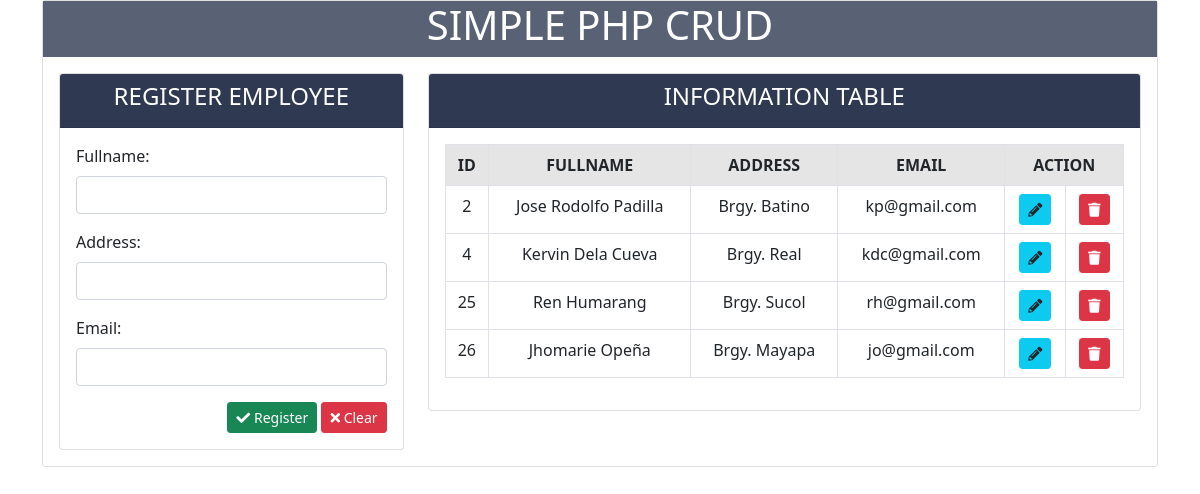
The page / on the database its author committed.
### tables this page shows
CREATE TABLE `info_tbl` (
  `id` int(11) NOT NULL,
  `info_fname` varchar(255) NOT NULL,
  `info_address` varchar(255) NOT NULL,
  `info_email` varchar(255) NOT NULL
);

### index.php (the view, shortened to what this page needs)
<!DOCTYPE html>
<html lang="en">
<head>
  <link href="https://cdn.jsdelivr.net/npm/bootstrap@5.0.2/dist/css/bootstrap.min.css" rel="stylesheet">
  <link rel="stylesheet" href="https://cdnjs.cloudflare.com/ajax/libs/font-awesome/5.14.0/css/all.min.css" />
</head>
<body>
  <section>
    <div class="container">
      <div class="card">
        <header class="text-center text-white" style="background-color: #596275;">
          <h1>SIMPLE PHP CRUD </h1>
        </header>
        <div class="card-body">
          <div class="row">
            <div class="col-md-4 col-sm-12">
              <div class="card">
                <div class="card-header text-white text-center" style="background-color: #303952;">
                  <h4>REGISTER EMPLOYEE</h4>
                </div>
                <div class="card-body">
                  <form id="add-form" action="" method="POST">
                    <div class="form-group mb-3">
                      <label for="" class="form-label">Fullname:</label>
                      <input type="text" name="fname" class="form-control inputField" id="fullname">
                    </div>
                    <div class="form-group mb-3">
                      <label for="" class="form-label">Address:</label>
                      <input type="text" name="address" class="form-control inputField" id="position">
                    </div>
                    <div class="form-group mb-3">
                      <label for="" class="form-label">Email:</label>
                      <input type="email" name="email" class="form-control inputField" id="position">
                    </div>
                    <div class="float-end">
                      <button type="submit" name="btn-save" class="btn btn-sm btn-success">
                        <i class="fas fa-check"></i> Register
                      </button>
                      <button class="btn btn-sm btn-danger" onclick="document.getElementById('add-form').reset()">
                      <i class="fas fa-times"></i> Clear
                      </button>
                    </div>
                  </form>
                </div>
              </div>
            </div>
            <div class="col-md-8 col-sm-12">
              <div class="card">
                <div class="card-header text-white text-center" style="background-color: #303952;">
                  <h4>INFORMATION TABLE</h4>
                </div>
                <div class="card-body">
                  <div class="table-responsive" style="max-height: 289px">
                    <table class="table table-bordered ">
                      <thead class="table-active">
                        <tr class="text-uppercase text-center">
                          <th>id</th>
                          <th>Fullname</th>
                          <th>Address</th>
                          <th>Email</th>
                          <th colspan="2">Action</th>
                        </tr>
                      </thead>
                      <tbody >
                        <?php
                          include 'connection.php';
                          $query = "SELECT * FROM info_tbl";
                          $query_run = mysqli_query($conn, $query);
                          if(mysqli_fetch_array($query_run) > 0)
                          {
                            foreach($query_run as $row) :
                            ?>
                            <tr class="text-center overflow-auto">
                              <td><?= $row['id']?></td>
                              <td><?= $row['info_fname']?></td>
                              <td><?= $row['info_address']?></td>
                              <td><?= $row['info_email']?></td>
                              <td>
                                  <button
                                    type="submit"
                                    name="btn-update"
                                    class="btn btn-sm btn-info text-dark"
                                    data-bs-toggle="modal"
                                    data-bs-target="#modalUpdate<?php echo $row['id']?>">
                                  <i class="fas fa-pencil-alt"></i>
                                  </button>
                              </td>
                              <td>
                                  <button
                                    type="submit"
                                    name="btn-delete1"
                                    class="btn btn-sm btn-danger text-white"
                                    data-bs-toggle="modal"
                                    data-bs-target="#modalDelete<?php echo $row['id']?>">
                                    <i class="fas fa-trash"></i>
                                  </button>
                              </td>
                            </tr>
                            <?php
                            endforeach;
                          }
                        ?>
                      </tbody>
                    </table>
                  </div>
                </div>
              </div>
            </div>
          </div>
        </div>
      </div>
    </div>
  </section>
</body>
</html>

### rows shown on the page
info_tbl: id "2", info_fname "Jose Rodolfo Padilla", info_address "Brgy. Batino", info_email "kp@gmail.com"
info_tbl: id "4", info_fname "Kervin Dela Cueva", info_address "Brgy. Real", info_email "kdc@gmail.com"
info_tbl: id "25", info_fname "Ren Humarang", info_address "Brgy. Sucol", info_email "rh@gmail.com"
info_tbl: id "26", info_fname "Jhomarie Opeña", info_address "Brgy. Mayapa", info_email "jo@gmail.com"
